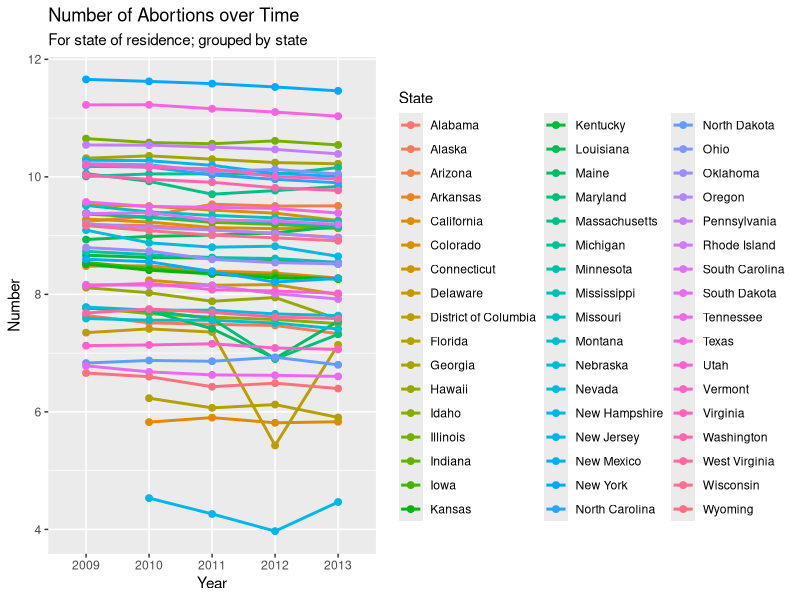
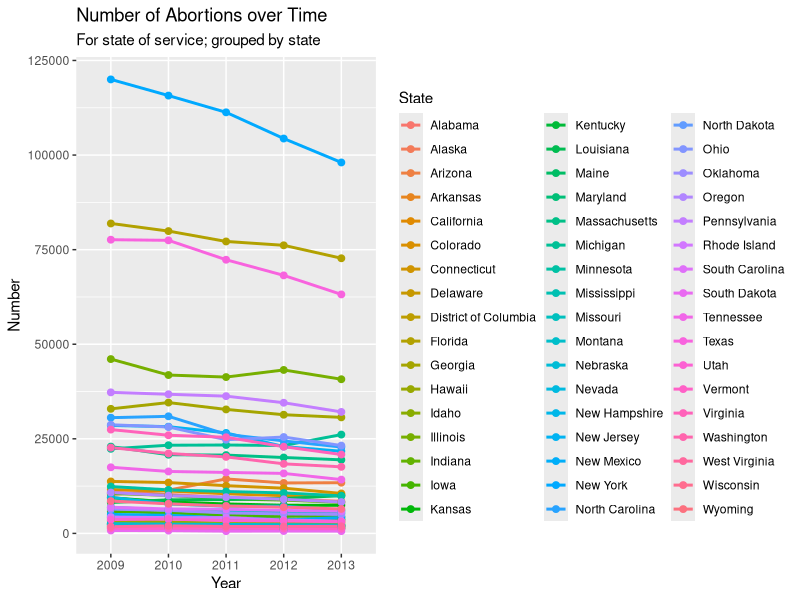
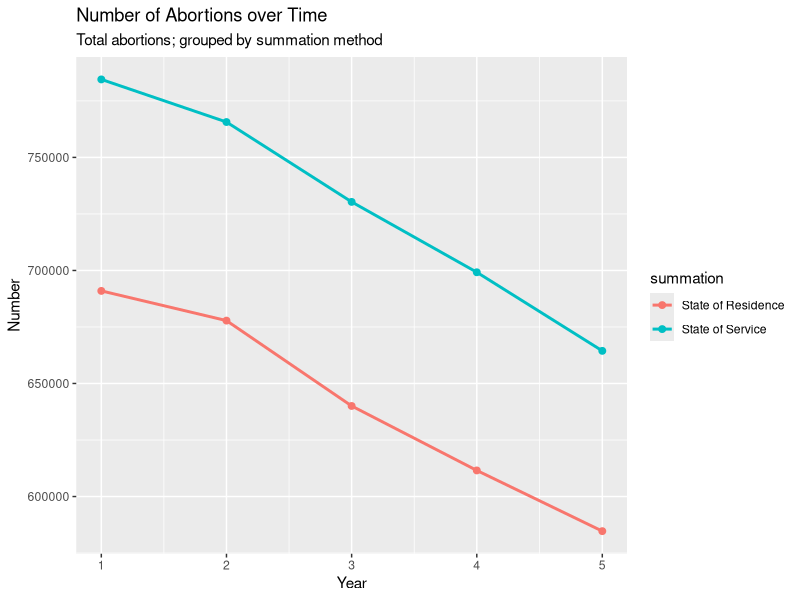
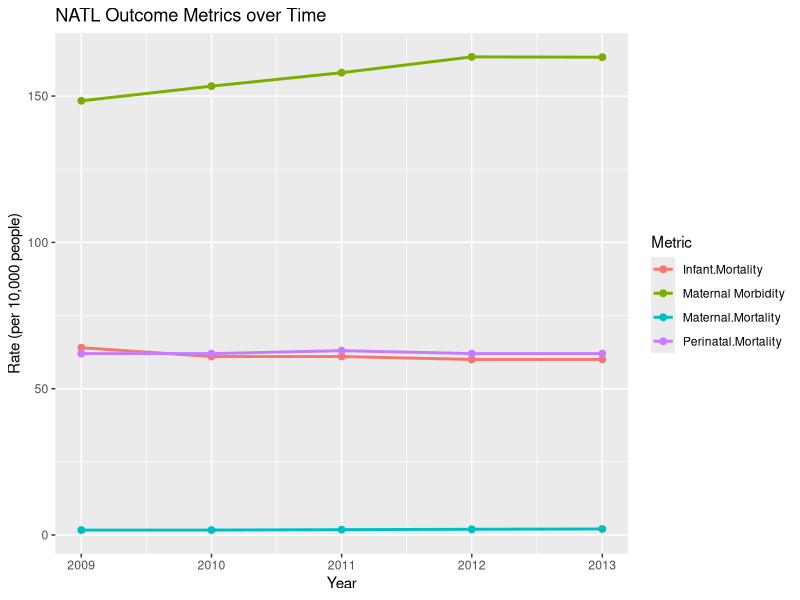

These figures' R source, in order:
## Analysis file
#

# Needed libraries
library(readr)
library(tidyr)
library(lubridate)
library(tibble)
library(ggplot2)
library(dplyr)


# Read in data
abortions.by.residence <- read_csv('Data/abortion.by.residence.csv')
abortions.by.service <- read_csv('Data/abortion.by.service.csv')
natl.outcome.measures <- read_csv('Data/natl.outcome.measures.csv') %>%
    select(year,
           (1:4)) %>%
    rename(Year = year) %>%
    mutate(Year = make_date(Year))


################
### Analysis ###
################

## Sum abortion data ##

residence.totals <- colSums(abortions.by.residence[, -1], na.rm = T) %>%
    as_tibble() %>%
    rownames_to_column(var = 'Year') %>%
    mutate(Year = make_date(Year),
           summation = 'State of Residence')

service.totals <- colSums(abortions.by.service[, -1], na.rm = T) %>%
    as_tibble() %>%
    rownames_to_column(var = 'Year') %>%
    mutate(Year = make_date(Year),
           summation = 'State of Service')

all.totals <- bind_rows(residence.totals, service.totals) %>%
    arrange(Year)


## Summary plots ##

# NATL data over time
natl.long <- natl.outcome.measures %>%
    gather('Metric', 'Rate', 2:5)

g.natl.summary <- ggplot(data = natl.long,
                         aes(x = Year,
                             y = Rate,
                             color = Metric,
                             group = Metric)) +
    geom_line(size = 1) +
    geom_point(size = 2) +
    labs(title = 'NATL Outcome Metrics over Time',
         x = 'Year',
         y = 'Rate (per 10,000 people)')

# g.natl.summary


# Abortion totals over time
g.ab.tot.summary <- ggplot(data = all.totals,
                           aes(x = Year,
                               y = value,
                               color = summation,
                               group = summation)) +
    geom_line(size = 1) +
    geom_point(size = 2) +
    labs(title = 'Number of Abortions over Time',
         subtitle = 'Total abortions; grouped by summation method',
         x = 'Year',
         y = 'Number')

# g.ab.tot.summary


# Abortions by state of residence over time
ab.res.long <- abortions.by.residence %>%
    gather('Year', 'value', -1)

g.ab.res.summary <- ggplot(data = ab.res.long,
                           aes(x = Year,
                               y = log(value),
                               color = State,
                               group = State)) +
    geom_line(size = 1) +
    geom_point(size = 2) +
    labs(title = 'Number of Abortions over Time',
         subtitle = 'For state of residence; grouped by state',
         x = 'Year',
         y = 'Number')

# g.ab.res.summary


# Abortions by state of service over time
ab.srv.long <- abortions.by.service %>%
    gather('Year', 'value', -1)

g.ab.srv.summary <- ggplot(data = ab.srv.long,
                           aes(x = Year,
                               y = value,
                               color = State,
                               group = State)) +
    geom_line(size = 1) +
    geom_point(size = 2) +
    labs(title = 'Number of Abortions over Time',
         subtitle = 'For state of service; grouped by state',
         x = 'Year',
         y = 'Number')

# g.ab.srv.summary
